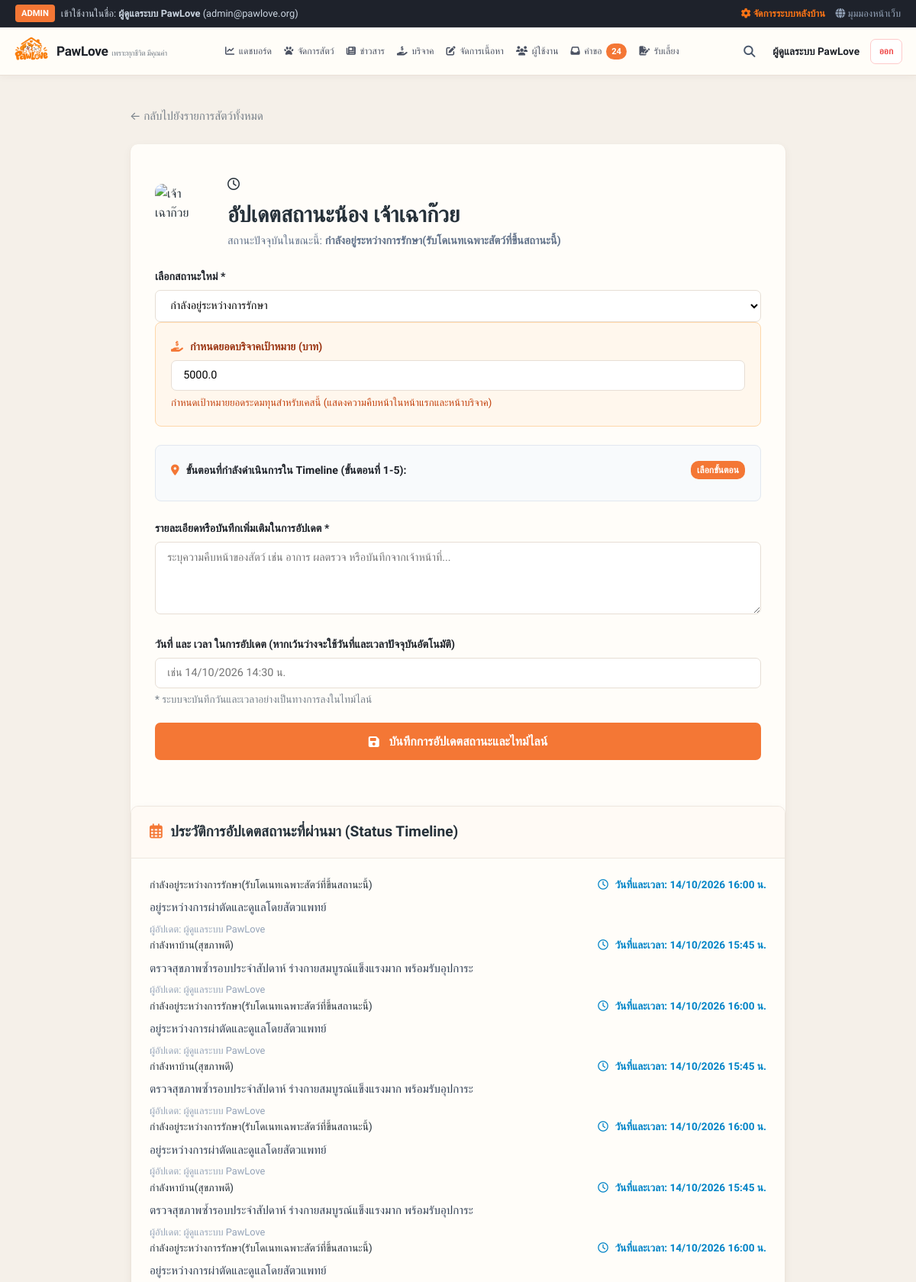
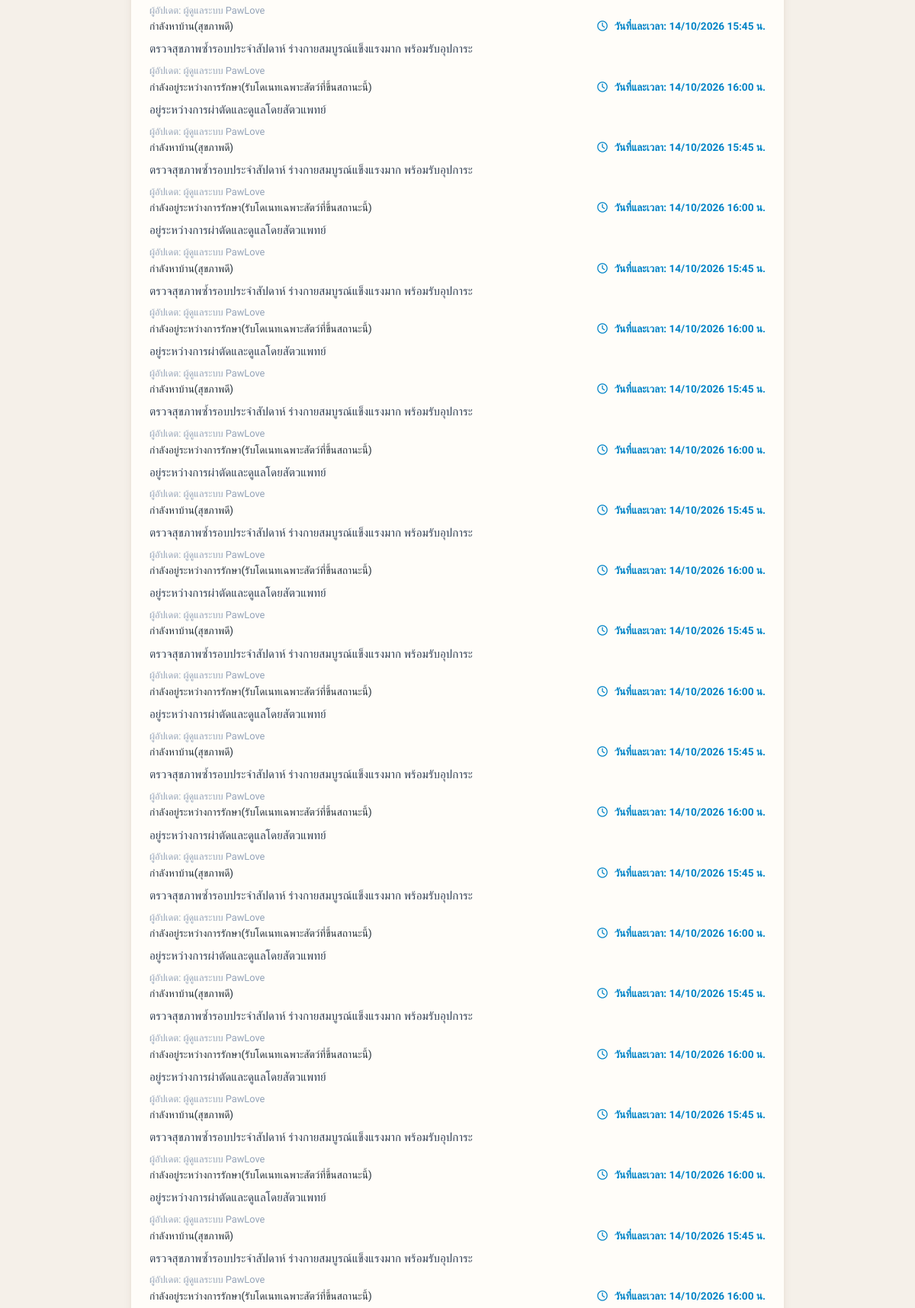
The page /admin/pets/1/status-update (signed in, upper part) on the database its author committed (2 pictures, top to bottom).
### tables this page shows
CREATE TABLE pets (
        id INTEGER PRIMARY KEY AUTOINCREMENT,
        species TEXT NOT NULL, -- 'สุนัข' หรือ 'แมว'
        name TEXT NOT NULL,
        age_years INTEGER DEFAULT 0,
        age_months INTEGER DEFAULT 0,
        gender TEXT NOT NULL, -- 'เพศผู้' หรือ 'เพศเมีย'
        breed TEXT NOT NULL,
        caretaker_name TEXT NOT NULL,
        current_address TEXT NOT NULL,
        status TEXT NOT NULL, 
        -- สถานะ 4 แบบ:
        -- 1.กำลังหาบ้าน(สุขภาพดี)
        -- 2.กำลังอยู่ระหว่างการรักษา(รับโดเนทเฉพาะสัตว์ที่ขึ้นสถานะนี้)
        -- 3.รอรับการช่วยเหลือ(รับโดเนทเฉพาะสัตว์ที่ขึ้นสถานะนี้)
        -- 4.หาบ้านได้แล้ว
        description TEXT NOT NULL,
        extra_details TEXT,
        image_url TEXT,
        created_by INTEGER,
        is_approved INTEGER DEFAULT 1, -- 1=เผยแพร่แล้ว, 0=รออนุมัติ
        current_step INTEGER DEFAULT 1,
        created_at TIMESTAMP DEFAULT CURRENT_TIMESTAMP, donation_target REAL DEFAULT 0.0,
        FOREIGN KEY (created_by) REFERENCES users (id)
    );

CREATE TABLE pet_status_updates (
        id INTEGER PRIMARY KEY AUTOINCREMENT,
        pet_id INTEGER NOT NULL,
        status TEXT NOT NULL,
        details TEXT NOT NULL,
        updated_at TEXT NOT NULL,
        updated_by TEXT DEFAULT 'แอดมิน PawLove',
        FOREIGN KEY (pet_id) REFERENCES pets (id) ON DELETE CASCADE
    );

### routes/admin.py (the view, shortened to what this page needs)
@admin_bp.route('/pets/<int:pet_id>/status-update', methods=['GET', 'POST'])
@admin_required
def pet_status_update(pet_id):
    conn = get_db_connection()
    cursor = conn.cursor()
    cursor.execute("SELECT * FROM pets WHERE id = ?", (pet_id,))
    pet = cursor.fetchone()
    if not pet:
        conn.close()
        flash("ไม่พบสัตว์ที่ระบุ", "danger")
        return redirect(url_for('admin.pets_list'))
    cursor.execute("SELECT * FROM pet_status_updates WHERE pet_id = ? ORDER BY id DESC", (pet_id,))
    history = cursor.fetchall()
    conn.close()
    timeline_info = get_timeline_for_status(pet['status'])
    return render_template('admin/pet_status_edit.html', pet=pet, history=history, timeline_info=timeline_info, status_timelines=STATUS_TIMELINES)

### database.py (called while the page is built)
def get_db_connection():
    conn = sqlite3.connect(DB_PATH)
    conn.row_factory = sqlite3.Row
    return conn

### routes/admin.py (called while the page is built)
def admin_required(f):
    @wraps(f)
    def decorated_function(*args, **kwargs):
        if 'user_id' not in session or session.get('user_role') != 'admin':
            flash("หน้านี้สำหรับผู้ดูแลระบบเท่านั้น กรุณากรอกอีเมลแอดมินเพื่อเข้าสู่ระบบ", "danger")
            return redirect(url_for('auth.admin_direct_access'))
        return f(*args, **kwargs)
    return decorated_function

### utils.py (called while the page is built)
def get_timeline_for_status(status_str):
    if not status_str:
        return STATUS_TIMELINES['กำลังหาบ้าน(สุขภาพดี)']
    for full_key, data in STATUS_TIMELINES.items():
        if data['key'] in status_str or full_key in status_str:
            return data
    return STATUS_TIMELINES['กำลังหาบ้าน(สุขภาพดี)']

### templates/admin/pet_status_edit.html (shortened to what this page needs)
{% extends "base.html" %}
{% block content %}
<div class="container" style="max-width: 900px; padding-top: 1.5rem; padding-bottom: 3.5rem;">
  <div style="margin-bottom: 1.5rem;">
    <a href="{{ url_for('admin.pets_list') }}" style="color: var(--text-muted); text-decoration: none; font-size: 0.95rem;">
      ← กลับไปยังรายการสัตว์ทั้งหมด
    </a>
  </div>
  <div class="card" style="border-top: 5px solid var(--secondary); margin-bottom: 2.5rem;">
    <div class="card-body" style="padding: 2.5rem 2rem;">
      <div style="display: flex; gap: 1.25rem; align-items: center; margin-bottom: 1.5rem;">
        <img
          src="{{ pet.image_url }}"
          alt="{{ pet.name }}"
          style="width: 75px; height: 75px; object-fit: cover; border-radius: 10px;"
          onerror="this.src='https://images.unsplash.com/photo-1543466835-00a7907e9de1?w=800'"
        >
        <div>
          <span class="admin-menu-badge"><i class="fa-regular fa-clock" style="margin-right: 0.35rem;"></i></span>
          <h1 style="font-size: 1.8rem; font-weight: 800; color: var(--text-dark); margin-top: 0.2rem;">
            อัปเดตสถานะน้อง {{ pet.name }}
          </h1>
          <p style="font-size: 0.9rem; color: #64748b;">
            สถานะปัจจุบันในขณะนี้: <strong>{{ pet.status }}</strong>
          </p>
        </div>
      </div>
      <form method="POST" action="{{ url_for('admin.pet_status_update', pet_id=pet.id) }}">
        <div class="form-group">
          <label class="form-label" for="status">เลือกสถานะใหม่ *</label>
          <select id="status" name="status" class="form-control" onchange="updateStepOptions()" required>
            <option value="กำลังอยู่ระหว่างการรักษา" {% if 'รักษา' in pet.status %}selected{% endif %}>
              กำลังอยู่ระหว่างการรักษา
            </option>
          </select>
        <div id="donationTargetGroup" class="form-group" style="display: none; background: #fff7ed; padding: 1.25rem; border-radius: 8px; border: 1.5px solid #fed7aa; margin-bottom: 1.5rem;">
          <label class="form-label" for="donation_target" style="color: #9a3412; font-weight: 700;">
            <i class="fa-solid fa-hand-holding-dollar" style="margin-right: 0.35rem; color: var(--primary-orange);"></i> กำหนดยอดบริจาคเป้าหมาย (บาท)
          </label>
          <input
            type="number"
            id="donation_target"
            name="donation_target"
            class="form-control"
            placeholder="เช่น 5000"
            min="0"
            step="100"
            value="{{ pet.donation_target if pet.donation_target else 5000 }}"
            style="background: white;"
          >
          <small style="color: #c2410c; font-size: 0.825rem; display: block; margin-top: 0.35rem;">
            กำหนดเป้าหมายยอดระดมทุนสำหรับเคสนี้ (แสดงความคืบหน้าในหน้าแรกและหน้าบริจาค)
          </small>
        </div>
        <div id="stepSelectionGroup" class="form-group" style="background: #f8fafc; border: 1px solid #e2e8f0; border-radius: 8px; padding: 1.25rem; margin-bottom: 1.5rem;">
          <label class="form-label" style="display: flex; justify-content: space-between; align-items: center;">
            <span><i class="fa-solid fa-location-dot" style="margin-right: 0.35rem; color: var(--primary-orange);"></i> ขั้นตอนที่กำลังดำเนินการใน Timeline (ขั้นตอนที่ 1-5):</span>
            <span id="stepHelpBadge" style="font-size: 0.75rem; background: var(--primary-orange); color: white; padding: 0.15rem 0.5rem; border-radius: 10px; font-weight: 700;">
              เลือกขั้นตอน
            </span>
          </label>
        </div>
        <div class="form-group">
          <label class="form-label" for="details">รายละเอียดหรือบันทึกเพิ่มเติมในการอัปเดต *</label>
          <textarea
            id="details"
            name="details"
            class="form-control"
            placeholder="ระบุความคืบหน้าของสัตว์ เช่น อาการ ผลตรวจ หรือบันทึกจากเจ้าหน้าที่..."
            rows="3"
            required
          ></textarea>
        </div>
        <div class="form-group">
          <label class="form-label" for="update_datetime">
            วันที่ และ เวลา ในการอัปเดต (หากเว้นว่างจะใช้วันที่และเวลาปัจจุบันอัตโนมัติ)
          </label>
          <input
            type="text"
            id="update_datetime"
            name="update_datetime"
            class="form-control"
            placeholder="เช่น 14/10/2026 14:30 น."
          >
          <small style="color: var(--text-muted); font-size: 0.85rem; display: block; margin-top: 0.25rem;">
            * ระบบจะบันทึกวันและเวลาอย่างเป็นทางการลงในไทม์ไลน์
          </small>
        </div>
        <button type="submit" class="btn btn-secondary btn-lg" style="width: 100%; padding: 0.85rem;">
          <i class="fa-solid fa-floppy-disk" style="margin-right: 0.35rem;"></i> บันทึกการอัปเดตสถานะและไทม์ไลน์
        </button>
      </form>
    </div>
  </div>
  <div class="card">
    <div class="card-header">
      <h3 style="font-size: 1.2rem; font-weight: 700; color: var(--text-dark);">
        <i class="fa-regular fa-calendar-days" style="margin-right: 0.35rem; color: var(--primary-orange);"></i> ประวัติการอัปเดตสถานะที่ผ่านมา (Status Timeline)
      </h3>
    </div>
    <div class="card-body">
      {% if history %}
        <div class="timeline">
          {% for h in history %}
          <div class="timeline-item">
            <div class="timeline-content">
              <div style="display: flex; justify-content: space-between; align-items: baseline; margin-bottom: 0.4rem; flex-wrap: wrap; gap: 0.5rem;">
                <span class="status-badge
                  {% if 'กำลังหาบ้าน' in h.status or 'สุขภาพดี' in h.status %}status-healthy
                  {% elif 'รักษา' in h.status %}status-treating
                  {% elif 'รอรับการช่วยเหลือ' in h.status or 'รอ' in h.status %}status-waiting
                  {% else %}status-adopted{% endif %}" style="font-size: 0.85rem;">
                  {{ h.status }}
                </span>
                <span style="font-size: 0.85rem; font-weight: 600; color: #0284c7;">
                  <i class="fa-regular fa-clock" style="margin-right: 0.35rem;"></i> วันที่และเวลา: {{ h.updated_at }}
                </span>
              </div>
              <p style="color: #334155; font-size: 0.95rem; line-height: 1.6; margin-bottom: 0.4rem;">
                {{ h.details }}
              </p>
              <div style="font-size: 0.8rem; color: #94a3b8;">
                ผู้อัปเดต: {{ h.updated_by }}
              </div>
            </div>
          </div>
          {% endfor %}
        </div>
      {% else %}
        <p style="text-align: center; color: var(--text-muted); padding: 2rem;">
          ยังไม่มีประวัติการอัปเดตสถานะสำหรับสัตว์ตัวนี้
        </p>
      {% endif %}
    </div>
  </div>
</div>
{% endblock %}

### static/css/style.css (style rules this page uses)
:root { --primary-orange: #f36c3d; --primary-orange-hover: #e05324; --primary-orange-light: #fff5f1; --primary-orange-soft: #fef0ea; --secondary-teal: #10b981; --accent-pink: #ec4899; --bg-body: #f8f9fa; --bg-card: #ffffff; --sidebar-dark: #22262f; --sidebar-dark-hover: #2d323e; --text-main: #2b2f38; --text-muted: #79808f; --text-light: #a0a6b5; --border-light: #f0f1f3; --border-subtle: #e6e8ec; --radius-xs: 6px; --radius-sm: 8px; --radius-md: 14px; --radius-lg: 20px; --radius-pill: 9999px; --shadow-subtle: 0 2px 10px rgba(0, 0, 0, 0.03); --shadow-card: 0 4px 20px rgba(0, 0, 0, 0.05); --shadow-hover: 0 8px 30px rgba(0, 0, 0, 0.08); }
* { margin: 0; padding: 0; box-sizing: border-box; font-family: 'Prompt', -apple-system, BlinkMacSystemFont, "Segoe UI", Roboto, sans-serif; }
body { background-color: var(--bg-body); color: var(--text-main); line-height: 1.6; min-height: 100vh; display: flex; flex-direction: column; }
.btn { display: inline-flex; align-items: center; justify-content: center; gap: 0.45rem; padding: 0.55rem 1.15rem; font-size: 0.885rem; font-weight: 600; border-radius: var(--radius-pill); cursor: pointer; text-decoration: none; border: 1px solid transparent; transition: all 0.25s ease; }
.btn-secondary { background: var(--primary-orange); color: white; }
.btn-lg { padding: 0.75rem 1.6rem; font-size: 1rem; }
.form-group { margin-bottom: 1.25rem; }
.form-label { display: block; font-weight: 600; font-size: 0.885rem; margin-bottom: 0.4rem; color: #1e2229; }
.form-control { width: 100%; padding: 0.65rem 0.95rem; border: 1.5px solid var(--border-subtle); border-radius: var(--radius-sm); font-size: 0.9rem; outline: none; background: #ffffff; transition: all 0.2s ease; }
textarea.form-control { resize: vertical; min-height: 95px; }
.container { max-width: 1200px; margin: 0 auto; padding: 1.75rem 1.25rem; width: 100%; }
.card { background: var(--bg-card); border-radius: var(--radius-md); border: 1px solid var(--border-light); box-shadow: var(--shadow-subtle); overflow: hidden; }
.card-header { padding: 1.15rem 1.5rem; background: #fafbfc; border-bottom: 1px solid var(--border-light); display: flex; justify-content: space-between; align-items: center; }
.card-body { padding: 1.5rem; }
:root { --primary-orange: #f47735; --primary-orange-hover: #e86324; --primary-orange-light: #fff2e9; --primary-orange-soft: #fff6ef; --bg-body: #f5f0e9; --bg-card: #fffdf9; --text-main: #26313a; --text-muted: #78818a; --border-light: #eee7df; --border-subtle: #e7ded5; --radius-sm: 7px; --radius-md: 11px; --radius-lg: 14px; --shadow-subtle: 0 3px 12px rgba(66, 45, 28, .045); --shadow-card: 0 8px 24px rgba(66, 45, 28, .075); }
body { background: var(--bg-body); }
.btn { border-radius: 7px; }
.container { max-width: 1440px; padding: 1.15rem 1.25rem; }
.card, .clean-table { border-radius: 10px; }
.card-header { background: #fffaf5; }
.form-control, input, select, textarea { border-radius: 7px; }

### rows shown on the page
pets: name "เจ้าเฉาก๊วย", status "กำลังอยู่ระหว่างการรักษา(รับโดเนทเฉพาะสัตว์ที่ขึ้นสถานะนี้)", status "กำลังอยู่ระหว่างการรักษา", donation_target "5000.0"
pet_status_updates: status "กำลังอยู่ระหว่างการรักษา(รับโดเนทเฉพาะสัตว์ที่ขึ้นสถานะนี้)", updated_at "14/10/2026 16:00 น.", details "อยู่ระหว่างการผ่าตัดและดูแลโดยสัตวแพทย์", updated_by "ผู้ดูแลระบบ PawLove"
pet_status_updates: status "กำลังหาบ้าน(สุขภาพดี)", updated_at "14/10/2026 15:45 น.", details "ตรวจสุขภาพซ้ำรอบประจำสัปดาห์ ร่างกายสมบูรณ์แข็งแรงมาก พร้อมรับอุปการะ", updated_by "ผู้ดูแลระบบ PawLove"
pet_status_updates: status "กำลังอยู่ระหว่างการรักษา(รับโดเนทเฉพาะสัตว์ที่ขึ้นสถานะนี้)", updated_at "14/10/2026 16:00 น.", details "อยู่ระหว่างการผ่าตัดและดูแลโดยสัตวแพทย์", updated_by "ผู้ดูแลระบบ PawLove"
pet_status_updates: status "กำลังหาบ้าน(สุขภาพดี)", updated_at "14/10/2026 15:45 น.", details "ตรวจสุขภาพซ้ำรอบประจำสัปดาห์ ร่างกายสมบูรณ์แข็งแรงมาก พร้อมรับอุปการะ", updated_by "ผู้ดูแลระบบ PawLove"
pet_status_updates: status "กำลังอยู่ระหว่างการรักษา(รับโดเนทเฉพาะสัตว์ที่ขึ้นสถานะนี้)", updated_at "14/10/2026 16:00 น.", details "อยู่ระหว่างการผ่าตัดและดูแลโดยสัตวแพทย์", updated_by "ผู้ดูแลระบบ PawLove"
pet_status_updates: status "กำลังหาบ้าน(สุขภาพดี)", updated_at "14/10/2026 15:45 น.", details "ตรวจสุขภาพซ้ำรอบประจำสัปดาห์ ร่างกายสมบูรณ์แข็งแรงมาก พร้อมรับอุปการะ", updated_by "ผู้ดูแลระบบ PawLove"
pet_status_updates: status "กำลังอยู่ระหว่างการรักษา(รับโดเนทเฉพาะสัตว์ที่ขึ้นสถานะนี้)", updated_at "14/10/2026 16:00 น.", details "อยู่ระหว่างการผ่าตัดและดูแลโดยสัตวแพทย์", updated_by "ผู้ดูแลระบบ PawLove"
pet_status_updates: status "กำลังหาบ้าน(สุขภาพดี)", updated_at "14/10/2026 15:45 น.", details "ตรวจสุขภาพซ้ำรอบประจำสัปดาห์ ร่างกายสมบูรณ์แข็งแรงมาก พร้อมรับอุปการะ", updated_by "ผู้ดูแลระบบ PawLove"
pet_status_updates: status "กำลังอยู่ระหว่างการรักษา(รับโดเนทเฉพาะสัตว์ที่ขึ้นสถานะนี้)", updated_at "14/10/2026 16:00 น.", details "อยู่ระหว่างการผ่าตัดและดูแลโดยสัตวแพทย์", updated_by "ผู้ดูแลระบบ PawLove"
pet_status_updates: status "กำลังหาบ้าน(สุขภาพดี)", updated_at "14/10/2026 15:45 น.", details "ตรวจสุขภาพซ้ำรอบประจำสัปดาห์ ร่างกายสมบูรณ์แข็งแรงมาก พร้อมรับอุปการะ", updated_by "ผู้ดูแลระบบ PawLove"
pet_status_updates: status "กำลังอยู่ระหว่างการรักษา(รับโดเนทเฉพาะสัตว์ที่ขึ้นสถานะนี้)", updated_at "14/10/2026 16:00 น.", details "อยู่ระหว่างการผ่าตัดและดูแลโดยสัตวแพทย์", updated_by "ผู้ดูแลระบบ PawLove"
pet_status_updates: status "กำลังหาบ้าน(สุขภาพดี)", updated_at "14/10/2026 15:45 น.", details "ตรวจสุขภาพซ้ำรอบประจำสัปดาห์ ร่างกายสมบูรณ์แข็งแรงมาก พร้อมรับอุปการะ", updated_by "ผู้ดูแลระบบ PawLove"
pet_status_updates: status "กำลังอยู่ระหว่างการรักษา(รับโดเนทเฉพาะสัตว์ที่ขึ้นสถานะนี้)", updated_at "14/10/2026 16:00 น.", details "อยู่ระหว่างการผ่าตัดและดูแลโดยสัตวแพทย์", updated_by "ผู้ดูแลระบบ PawLove"
pet_status_updates: status "กำลังหาบ้าน(สุขภาพดี)", updated_at "14/10/2026 15:45 น.", details "ตรวจสุขภาพซ้ำรอบประจำสัปดาห์ ร่างกายสมบูรณ์แข็งแรงมาก พร้อมรับอุปการะ", updated_by "ผู้ดูแลระบบ PawLove"
pet_status_updates: status "กำลังอยู่ระหว่างการรักษา(รับโดเนทเฉพาะสัตว์ที่ขึ้นสถานะนี้)", updated_at "14/10/2026 16:00 น.", details "อยู่ระหว่างการผ่าตัดและดูแลโดยสัตวแพทย์", updated_by "ผู้ดูแลระบบ PawLove"
pet_status_updates: status "กำลังหาบ้าน(สุขภาพดี)", updated_at "14/10/2026 15:45 น.", details "ตรวจสุขภาพซ้ำรอบประจำสัปดาห์ ร่างกายสมบูรณ์แข็งแรงมาก พร้อมรับอุปการะ", updated_by "ผู้ดูแลระบบ PawLove"
pet_status_updates: status "กำลังอยู่ระหว่างการรักษา(รับโดเนทเฉพาะสัตว์ที่ขึ้นสถานะนี้)", updated_at "14/10/2026 16:00 น.", details "อยู่ระหว่างการผ่าตัดและดูแลโดยสัตวแพทย์", updated_by "ผู้ดูแลระบบ PawLove"
pet_status_updates: status "กำลังหาบ้าน(สุขภาพดี)", updated_at "14/10/2026 15:45 น.", details "ตรวจสุขภาพซ้ำรอบประจำสัปดาห์ ร่างกายสมบูรณ์แข็งแรงมาก พร้อมรับอุปการะ", updated_by "ผู้ดูแลระบบ PawLove"
pet_status_updates: status "กำลังอยู่ระหว่างการรักษา(รับโดเนทเฉพาะสัตว์ที่ขึ้นสถานะนี้)", updated_at "14/10/2026 16:00 น.", details "อยู่ระหว่างการผ่าตัดและดูแลโดยสัตวแพทย์", updated_by "ผู้ดูแลระบบ PawLove"
pet_status_updates: status "กำลังหาบ้าน(สุขภาพดี)", updated_at "14/10/2026 15:45 น.", details "ตรวจสุขภาพซ้ำรอบประจำสัปดาห์ ร่างกายสมบูรณ์แข็งแรงมาก พร้อมรับอุปการะ", updated_by "ผู้ดูแลระบบ PawLove"
pet_status_updates: status "กำลังอยู่ระหว่างการรักษา(รับโดเนทเฉพาะสัตว์ที่ขึ้นสถานะนี้)", updated_at "14/10/2026 16:00 น.", details "อยู่ระหว่างการผ่าตัดและดูแลโดยสัตวแพทย์", updated_by "ผู้ดูแลระบบ PawLove"
pet_status_updates: status "กำลังหาบ้าน(สุขภาพดี)", updated_at "14/10/2026 15:45 น.", details "ตรวจสุขภาพซ้ำรอบประจำสัปดาห์ ร่างกายสมบูรณ์แข็งแรงมาก พร้อมรับอุปการะ", updated_by "ผู้ดูแลระบบ PawLove"
pet_status_updates: status "กำลังอยู่ระหว่างการรักษา(รับโดเนทเฉพาะสัตว์ที่ขึ้นสถานะนี้)", updated_at "14/10/2026 16:00 น.", details "อยู่ระหว่างการผ่าตัดและดูแลโดยสัตวแพทย์", updated_by "ผู้ดูแลระบบ PawLove"
pet_status_updates: status "กำลังหาบ้าน(สุขภาพดี)", updated_at "14/10/2026 15:45 น.", details "ตรวจสุขภาพซ้ำรอบประจำสัปดาห์ ร่างกายสมบูรณ์แข็งแรงมาก พร้อมรับอุปการะ", updated_by "ผู้ดูแลระบบ PawLove"
pet_status_updates: status "กำลังอยู่ระหว่างการรักษา(รับโดเนทเฉพาะสัตว์ที่ขึ้นสถานะนี้)", updated_at "14/10/2026 16:00 น.", details "อยู่ระหว่างการผ่าตัดและดูแลโดยสัตวแพทย์", updated_by "ผู้ดูแลระบบ PawLove"
pet_status_updates: status "กำลังหาบ้าน(สุขภาพดี)", updated_at "14/10/2026 15:45 น.", details "ตรวจสุขภาพซ้ำรอบประจำสัปดาห์ ร่างกายสมบูรณ์แข็งแรงมาก พร้อมรับอุปการะ", updated_by "ผู้ดูแลระบบ PawLove"
pet_status_updates: status "กำลังอยู่ระหว่างการรักษา(รับโดเนทเฉพาะสัตว์ที่ขึ้นสถานะนี้)", updated_at "14/10/2026 16:00 น.", details "อยู่ระหว่างการผ่าตัดและดูแลโดยสัตวแพทย์", updated_by "ผู้ดูแลระบบ PawLove"
pet_status_updates: status "กำลังหาบ้าน(สุขภาพดี)", updated_at "14/10/2026 15:45 น.", details "ตรวจสุขภาพซ้ำรอบประจำสัปดาห์ ร่างกายสมบูรณ์แข็งแรงมาก พร้อมรับอุปการะ", updated_by "ผู้ดูแลระบบ PawLove"
pet_status_updates: status "กำลังอยู่ระหว่างการรักษา(รับโดเนทเฉพาะสัตว์ที่ขึ้นสถานะนี้)", updated_at "14/10/2026 16:00 น."

### other values the page prints
{{ session.get('user_name') }} "ผู้ดูแลระบบ PawLove"
{{ session.get('user_email') }} "admin@pawlove.org"
{{ pending_requests_count }} "24"
